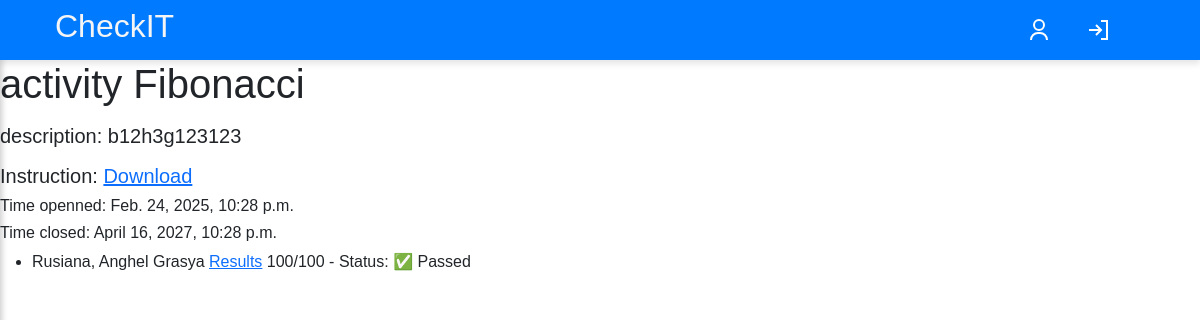
The page /classroom/1/activity/1 (signed in) on the database as committed earlier.
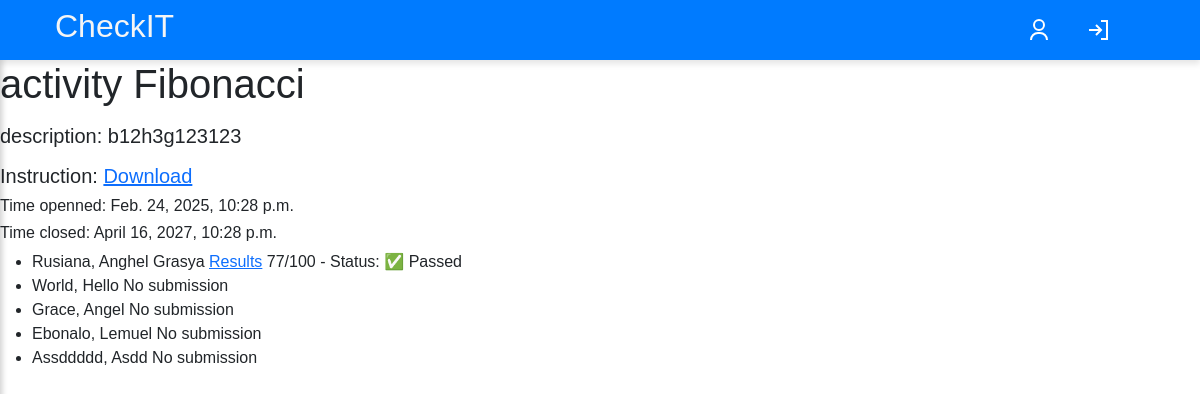
The same page on the database as committed later.
### autochecker/models.py (models this page shows, shortened)
class Activity(models.Model):
    title = models.CharField(max_length=255)
    teacher_assigned = models.ForeignKey(
        settings.AUTH_USER_MODEL,
        on_delete=models.CASCADE,
        limit_choices_to=professor_filter,
        blank=True
    )
    description = models.TextField()
    instructions = models.FileField(upload_to='instructions/', null=False)
    check50_slug = models.CharField(max_length=255)
    created_at = models.DateTimeField(auto_now_add=True)
    time_open = models.DateTimeField(null=False, default=timezone.now)
    time_limit = models.DateTimeField(null=True, default=default_time_closed)
    isClosed = models.BooleanField(default=False)
    classroom = models.ForeignKey(
        Classroom,
        related_name='assigned_activities',
        on_delete=models.CASCADE,
        null=True,
        blank=True
    )

class CustomUser(AbstractUser):
     ROLE = (
          ('professor', 'professor'),
          ('student', 'student')
     )
     role = models.CharField(max_length=10, choices=ROLE)

class Submission(models.Model):
     STATUS_CHOICE = [("Pending", 'Pending'), ('Passed', '✅ Passed'), ('Failed', '❌ Failed')]
     student = models.ForeignKey(settings.AUTH_USER_MODEL, on_delete=models.CASCADE, limit_choices_to={'role': 'student'})
     activity = models.ForeignKey(Activity, on_delete=models.CASCADE)
     grade = models.DecimalField(max_digits=5, decimal_places=2, blank=True, null=True)  # Allows numerical grades
     max_score = models.DecimalField(max_digits=5, decimal_places=2, blank=True, null=True)  # Optional
     submitted_file = models.FileField(upload_to=create_dir, null=False, blank=False)
     status = models.CharField(max_length=20, choices= STATUS_CHOICE)
     feedback = models.TextField(blank=True, null=True)
     submitted_at = models.DateTimeField(auto_now_add=True)
     is_submitted = models.BooleanField(default=False)
     professor_feedback = models.TextField(blank=True, null=True)
     class Meta:
          ordering = ['-submitted_at']

### autochecker/views.py (the view)
# urls.py: path('classroom/<int:classroom_pk>/activity/<int:pk>', ActivityDetail.as_view(), name='activity_detail'),
class ActivityDetail( LoginRequiredMixin,DetailView):
    model = Activity
    template_name = 'main/activity.html'
    context_object_name = 'activity'
    def get_queryset(self):
        user = self.request.user
        return Activity.objects.filter(classroom_id=self.kwargs.get('classroom_pk'))
    def get_context_data(self, **kwargs):
        context = super().get_context_data(**kwargs)
        user = self.request.user
        activity = self.get_object()  # This ensures the DetailView works correctly
        classroom = activity.classroom
        submission_subquery = Submission.objects.filter(
            activity=activity, student=OuterRef('pk')
        ).values('id')[:1]  # Get only the first submission (if multiple exist)
        students = classroom.students_assigned.annotate(
            submission_id=Subquery(submission_subquery),
            is_submitted=Subquery(submission_subquery)  # Will be None if no submission
        )
        student_data = []
        for student in students:
            submission = Submission.objects.filter(activity=activity, student=student).first()
            student_data.append({
                'student': student,
                'is_submitted': submission is not None,
                'submission': submission  # Include full submission object
            })
        context['student_submitted'] = student_data
        context['submitted_activities'] = Submission.objects.filter(student=user, activity=activity)
        context['submit_form'] = SubmitForm()
        return context

### templates/main/activity.html (shortened to what this page needs)
{% extends '../layout/layout.html' %}
{% block main %}
     {% if user.is_authenticated %}
          <h1>activity {{ activity.title }}</h1>
          <h5>description: {{ activity.description }}<h5>
               {% if activity.instructions %}
               <h5>Instruction: <a href="{{ activity.instructions.url }}" download>Download</a></h5>
          {% else %}
               <h5>No instructions available.</h5>
          {% endif %}
          <h6>Time openned: {{ activity.time_open}}</h6>
          <h6>Time closed: {{ activity.time_limit }}</h6>
          {% if user.role == "student" %}
               {% if submitted_activities %}
                    <p>You have already submitted this activity.</p>
                    <form method="post" action="{% url 'unsubmit' submitted_activities.first.pk %}">
                         {% csrf_token %}
                         {% for submitted in submitted_activities %}
                         <ul><li>{{ submitted.activity.title }} {{ submitted.status }} <a href="{% url 'submission_detail' classroom_pk=activity.classroom.pk activity_pk=activity.pk pk=submitted.pk%}">click to see results</a>
                              <button type="submit">Unsubmit</button>
                         </li></ul>
                         {% endfor %}
                    </form>
               {% else %}
                    <form method="post" action='{% url "submit" classroom_pk=activity.classroom.pk pk=activity.pk %}' enctype="multipart/form-data">
                         {% csrf_token %}
                         {{ submit_form.as_p }}
                    <p>{{  activity.time_limit|date:"Y-m-d H:i:s" }}</p>
                    <button type="submit" >Submit</button>
                    </form>
               {% endif %}
          {% elif user.role == 'professor' %}
               {% if student_submitted %}
               <ul>
                    {% for item  in student_submitted %}
                         <li>
                              {{ item.student.last_name|title }}, {{ item.student.first_name|title }}
                              {% if item.is_submitted %}
                                   {% with submission=item.submission %}
                                        {% if submission %}
                                             <a href="{% url 'submission_detail' classroom_pk=activity.classroom.pk activity_pk=activity.pk pk=submission.pk %}">Results</a>
                                             {{ submission.grade|floatformat:0 }}/100 - Status: {{ submission.status }}
                                        {% else %}
                                         not found
                                        {% endif %}
                                   {% endwith %}
                              {% else %}
                                   No submission
                              {% endif %}
                         </li>
                    {% endfor %}
               </ul>
               {% else %}
                    <p>No students found.</p>
               {% endif %}
          {% endif %}
     {% endif%}
{% endblock%}

### templates/layout/layout.html (shortened to what this page needs)
<!DOCTYPE html>
<html lang="en">
<head>
     {% load bootstrap5 %}
     {% bootstrap_css %}
     {%load static%}
     <link rel="stylesheet" href="{% static 'css/index.css' %}?{% now 'U' %}">
</head>
<body>
     <nav class="navbar1">
          <div class="nav-left">
          <a href="{% url 'home' %}"><h2>CheckIT</h2></a>
          </div>
          <div class="nav-right">
          {% if user.is_authenticated %}
          <a href="#" id="profile-toggle">
          </a>
          <form action="{% url 'logout' %}" method="post">
               <button class="btn-1" type="submit">
               <svg width="24" height="24" viewBox="0 0 24 24" fill="none" xmlns="http://www.w3.org/2000/svg">
                    <path d="M15 3H21V21H15" stroke="white" stroke-width="2"/>
                    <path d="M10 17L15 12L10 7" stroke="white" stroke-width="2"/>
                    <path d="M15 12H3" stroke="white" stroke-width="2"/>
               </svg>
               </button>
          </form>
          {% endif %}
          </div>
     </nav>
     <main class="main-content">
          {%block main%}{% endblock %}
     </main>
</body>
</html>

### static/css/index.css (style rules this page uses)
body, html { height: 100vh; width: 100vw; display: flex; flex-direction: column; margin: 0; font-family: "Arial", sans-serif; background: #f8f9fa; }
.navbar1 > .nav-left > a, .navbar1 > .nav-left > h6 > a { color: #f5f5f5 !important;; text-decoration: none; }
.navbar1 { background: #007bff; color: white; display: flex; justify-content: space-between; align-items: center; padding: 15px 20px; width: 100%; position: fixed; top: 0; left: 0; height: 60px; box-shadow: 0 4px 6px rgba(0, 0, 0, 0.1); z-index: 1000; }
.navbar1 .nav-right a, form { text-decoration: none; margin-right: 35px; font-weight: bold; transition: color 0.3s ease; }
.nav-right { display: flex; justify-content: center; align-content: center; margin-right: 35px; }
.nav-left { display: flex; justify-content: center; align-content: center; margin-left: 35px; }
.btn-1 { cursor: pointer; }
.btn-1, input[type="submit"], input[type="reset"] { background: none; color: inherit; border: none; padding: 0; font: inherit; cursor: pointer; outline: inherit; }
.main-content { flex-grow: 1; display: flex; flex-direction: column; width: 100%; background: white; margin-top: 60px; }

Rows that differ between the two databases and show on the page:
changed CustomUser "Rusiana": submission.grade "100" → "77"
added CustomUser: student.last_name "World", student.first_name "Hello", shows "No submission"
added CustomUser: student.last_name "Grace", student.first_name "Angel", shows "No submission"
added CustomUser: student.last_name "Ebonalo", student.first_name "Lemuel", shows "No submission"
added CustomUser: student.last_name "Assddddd", student.first_name "Asdd", shows "No submission"
